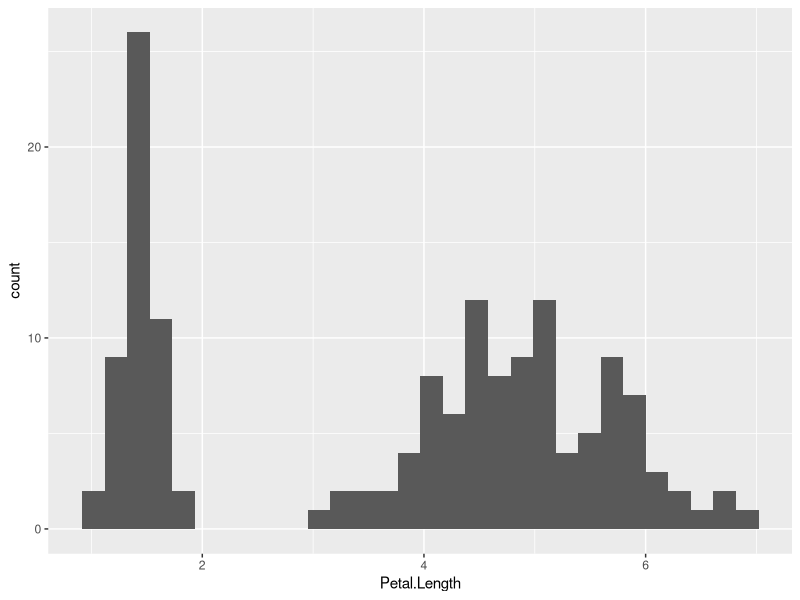
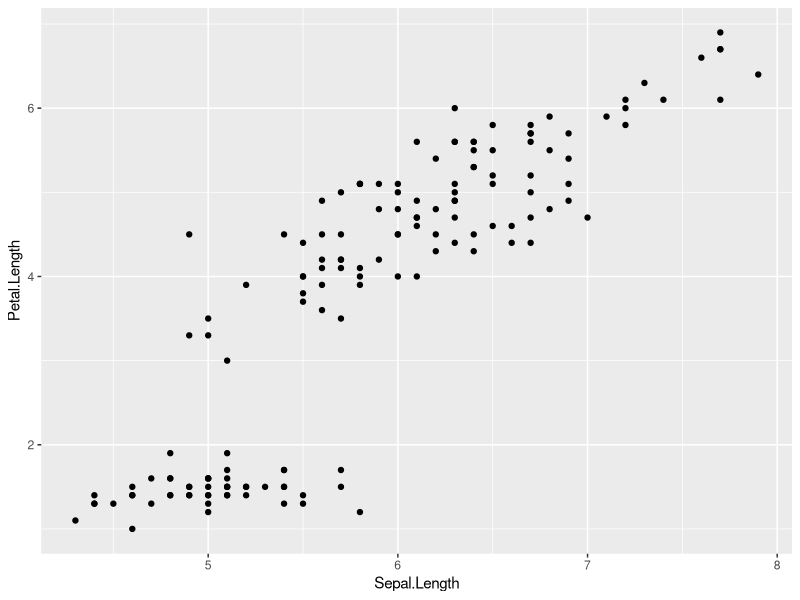
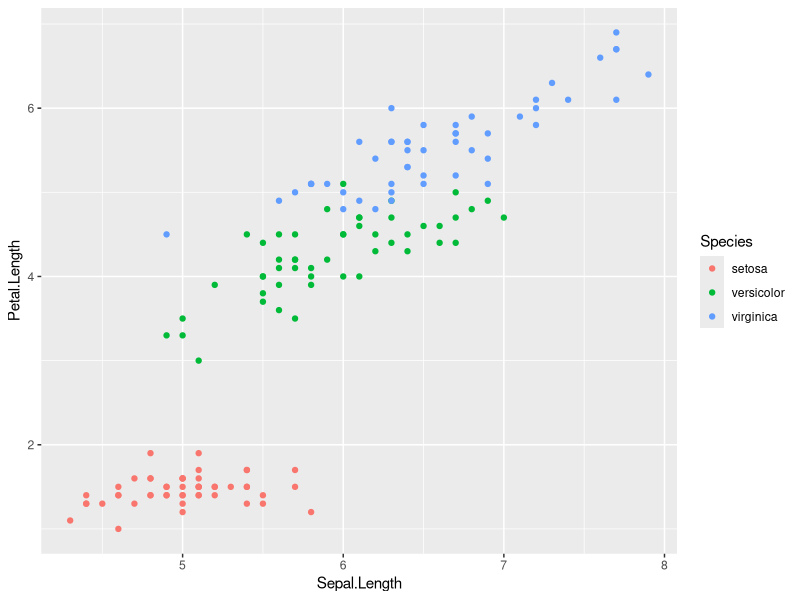
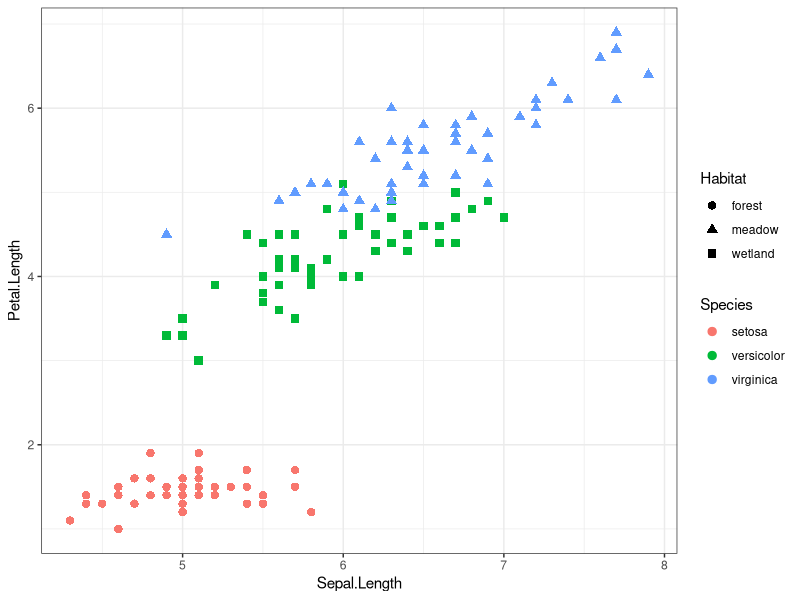
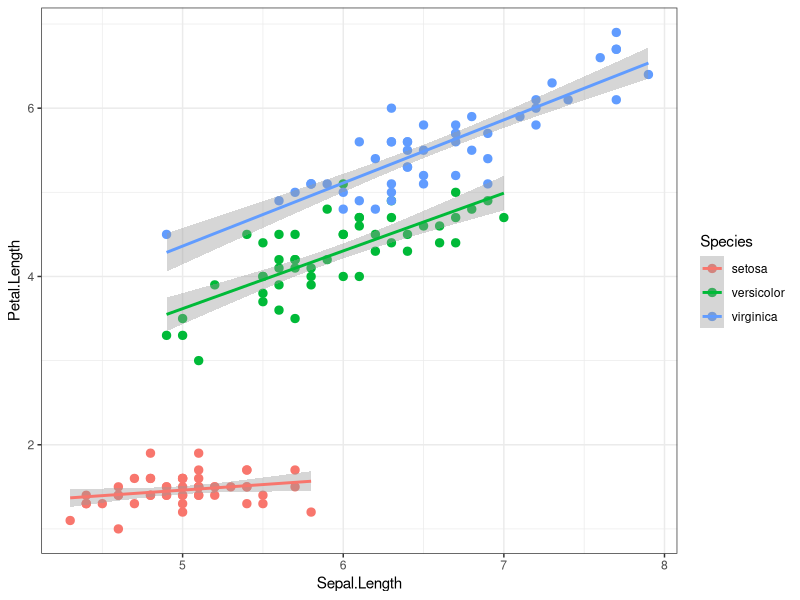
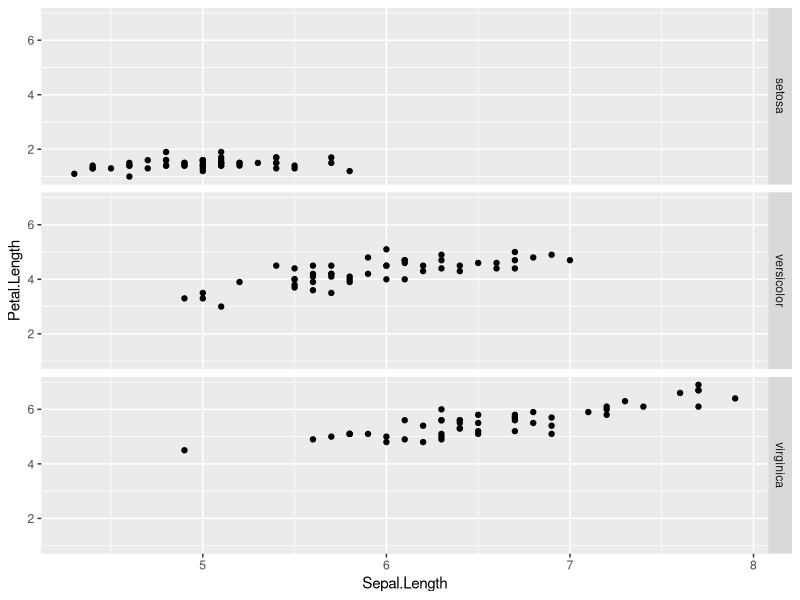
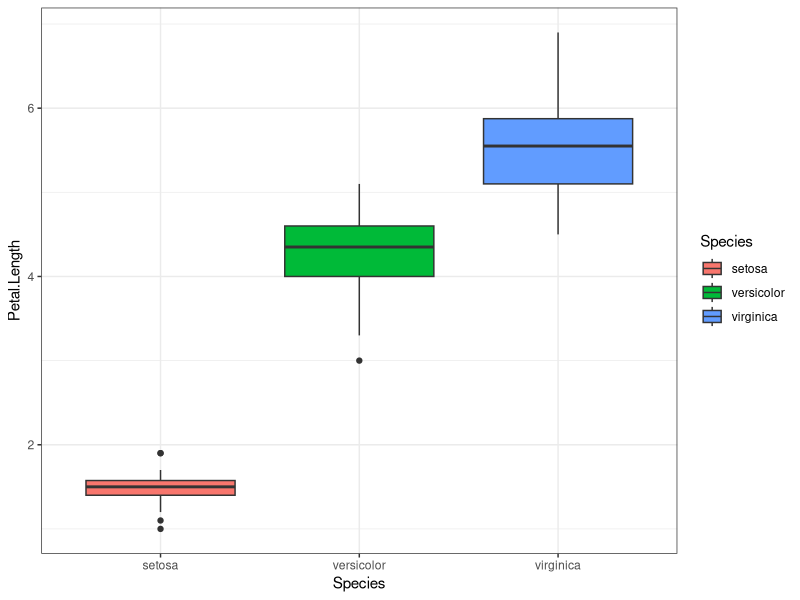
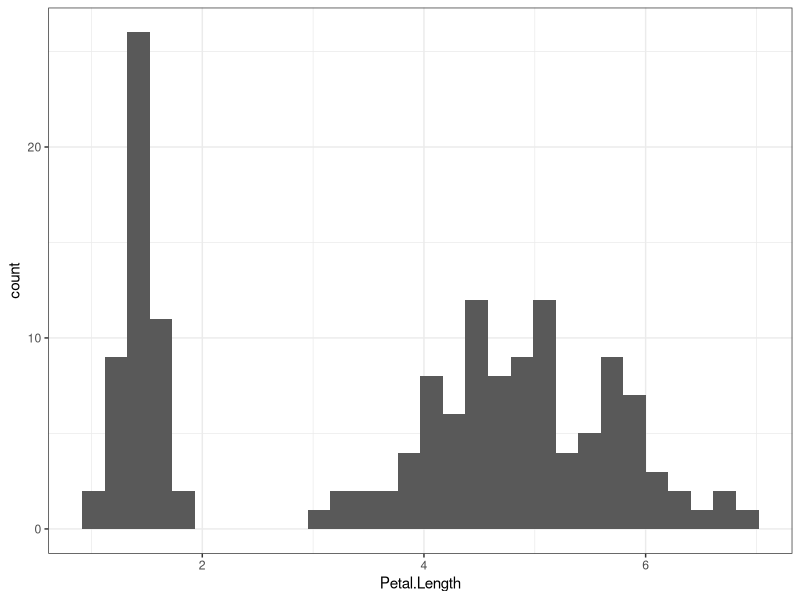

These figures' R source, in order:
## ---- chunk 1
my_var <- 8
## ---- chunk 2
my_var2 <- 10
## ---- chunk 3
my_var + my_var2
## ---- chunk 4
my_var_tot <- my_var + my_var2
## ---- chunk 5
my_var2 <- 3
## ---- chunk 6
my_var <- 8
## ---- chunk 7
my_var2 <- 10
## ---- chunk 8
# Vector of variables
my_vect <- c(my_var, my_var2)
## ---- chunk 9
# Numeric vector
v1 <- c(10, 2, 8, 7, 11, 15)

# Char vector
pets <- c("cat", "dog", "rabbit", "pig")
## ---- chunk 10
v2 <- 1:10
v3 <- seq(from = 1, to = 10)
## ---- chunk 11
pets <- c("cat", "dog", "rabbit", "pig", "snake")
pets[1]
## ---- chunk 12
pets[3:4]
## ---- chunk 13
pets[c(1,4)]
## ---- chunk 14
my_mat <- matrix(data = runif(50), nrow = 10, byrow = TRUE)
## ---- chunk 15
matrix(data = 1:9, nrow = 3, byrow = TRUE)
## ---- chunk 16
matrix(data = 1:9, nrow = 3, byrow = FALSE)
## ---- chunk 17
my_mat <- matrix(data = 1:50, nrow = 10, byrow = TRUE)

my_mat[1,1]
my_mat[1,2]
my_mat[2,1]

my_mat[1:4, 1:3]

my_mat[c(1,3,5), ]
my_mat[ ,c(1,3,5)]
## ---- chunk 18
set.seed(1)
mat1 <- matrix(data = runif(50), nrow = 10, byrow = TRUE)
## ---- chunk 19
mean(mat1)
## ---- chunk 20
sd(mat1)
## ---- chunk 21
rowMeans(mat1)
colMeans(mat1)
## ---- chunk 22
apply(mat1, MARGIN = 1, mean)
## ---- chunk 23
data(iris)
## ---- chunk 24
head(iris)
tail(iris)
## ---- chunk 25
summary(iris)
## ---- chunk 26
## Make a new iris dataset
iris_new <- iris

## Create a new column that treats species as a character, rather than a factor
iris_new$species_char <- as.character(iris_new$Species)

## Run summary command
summary(iris_new)
## ---- chunk 27
iris[5, 3]
## ---- chunk 28
iris[ ,3]
## ---- chunk 29
iris$Petal.Length
## ---- chunk 30
iris$Petal.Length[5]
## ---- chunk 31
iris[5, ]
## ---- chunk 32
iris[5:10, 1:3]
## ---- chunk 33
head(iris[2:3])
## ---- chunk 34
head(iris[c("Sepal.Width","Petal.Length")])
## ---- chunk 35
head(iris[c("Sepal.Width","Petal.Length")])
## ---- chunk 36
iris_habitat <- data.frame( Species = c( "setosa", "versicolor", "virginica" ),
                            Habitat = c( "forest", "wetland", "meadow" ) )

iris_full <- merge( x = iris, y = iris_habitat, by = "Species" )

head( iris_full )
tail( iris_full )
## ---- chunk 37
library(ggplot2)
## ---- chunk 38
ggplot(data = iris_full, aes(x = Petal.Length)) +
  geom_histogram() 
## ---- chunk 39
ggplot(data = iris_full, aes( x = Sepal.Length, y = Petal.Length )) + 
  geom_point(  )
## ---- chunk 40
ggplot(data = iris_full, aes( x = Sepal.Length, y = Petal.Length, colour = Species ) ) + 
  geom_point( )
## ---- chunk 41
ggplot(data = iris_full, aes( x = Sepal.Length, y = Petal.Length, colour = Species, shape = Habitat)) + 
  geom_point(size = 2.5 ) +
  theme_bw()
## ---- chunk 42
ggplot(data = iris_full, aes( x = Sepal.Length, y = Petal.Length, colour = Species)) + 
  geom_point(size = 2.5 ) +
  geom_smooth(method = "lm") +
  theme_bw()
## ---- chunk 43
ggplot( data = iris_full, aes( x = Sepal.Length, y = Petal.Length ) ) + 
  geom_point() +
  facet_grid( Species ~ . )
## ---- chunk 44
ggplot(data = iris_full, aes(x = Species, y = Petal.Length, fill = Species)) +
  geom_boxplot() +
  theme_bw()  
## ---- chunk 45
ggplot(data = iris_full, aes(x = Petal.Length)) +
  geom_histogram() +
  theme_bw()  
## ---- chunk 46
ggplot(data = iris_full, aes(x = Petal.Length, fill = Species)) +
  geom_histogram() +
  facet_grid( Species ~ . ) +
  theme_bw()  
## ---- chunk 47
ggplot(data = iris_full, aes(x = Petal.Length, colour = Species)) +
  geom_density() +
  theme_bw()
## ---- chunk 48
ggplot(data = iris_full, aes(x = Petal.Length)) +
  geom_histogram(aes(y = ..density.., fill = Species)) +
  facet_grid( Species ~ . ) +
  geom_density(aes(colour = Species)) +
  theme_bw()  
